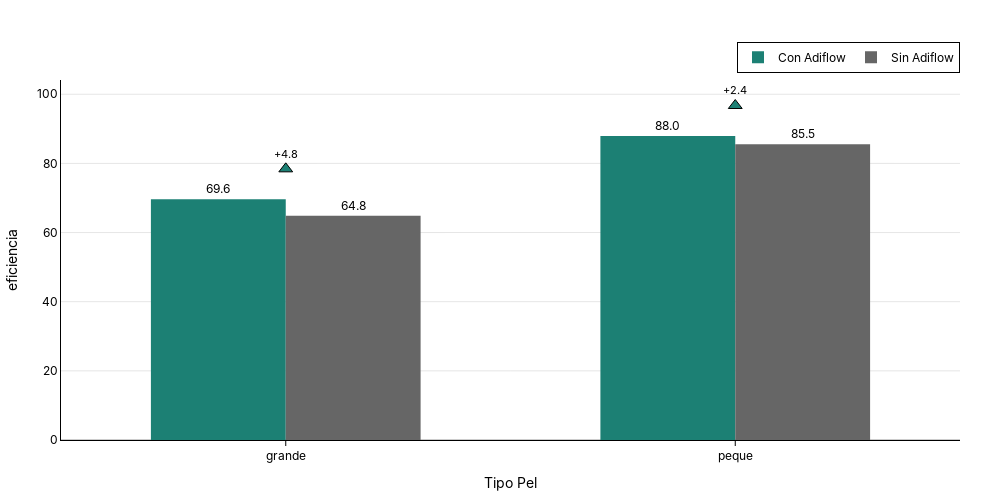

Notebook code cell kept with this figure:
### Code cell
pel = "Tipo Pel"
data_by_pel_data = group_by(df=data, cols=[pel])
cambios_by_pel_data = calcular_cambio_porcentual(data_by_pel_data, cols=[pel])

fig = plot_bar(df=data_by_pel_data.round(2),
         x_col="Tipo Pel",
         y_col="eficiencia",
         group_col="Inclusión adiflow",
         cat_base="Sin Adiflow",
         show_delta=True,
         hover_data_cols=["tot_ton_pel"])
fig.show()
s3.save_plotly_html(fig, "tipo_pel.html")

### Figure 1 — Plotly figure (JSON) as saved in the notebook; plotly's stock layout.template omitted (floating-point values rounded to 4 significant figures)
{"data": [{"customdata": [["grande", "Con Adiflow", "5321.24"], ["peque", "Con Adiflow", "2831.96"]], "hovertemplate": "<b>Tipo Pel:</b> %{customdata[0]}<br><b>eficiencia:</b> %{y:.1f}<br><b>Inclusión adiflow:</b> %{customdata[1]}<br><b>tot_ton_pel:</b> %{customdata[2]}<extra></extra>", "marker": {"color": "#1C8074", "line": {"width": 0}}, "name": "Con Adiflow", "text": [69.63, 87.95], "textposition": "outside", "texttemplate": "%{text:.1f}", "type": "bar", "x": ["grande", "peque"], "y": [69.63, 87.95]}, {"customdata": [["grande", "Sin Adiflow", "4923.19"], ["peque", "Sin Adiflow", "2600.41"]], "hovertemplate": "<b>Tipo Pel:</b> %{customdata[0]}<br><b>eficiencia:</b> %{y:.1f}<br><b>Inclusión adiflow:</b> %{customdata[1]}<br><b>tot_ton_pel:</b> %{customdata[2]}<extra></extra>", "marker": {"color": "#666666", "line": {"width": 0}}, "name": "Sin Adiflow", "text": [64.83, 85.55], "textposition": "outside", "texttemplate": "%{text:.1f}", "type": "bar", "x": ["grande", "peque"], "y": [64.83, 85.55]}, {"hoverinfo": "skip", "marker": {"color": ["#1C8074", "#1C8074"], "line": {"color": "black", "width": 1}, "size": 12, "symbol": ["triangle-up", "triangle-up"]}, "mode": "markers+text", "showlegend": false, "text": ["+4.8", "+2.4"], "textfont": {"color": "black", "size": 11}, "textposition": "top center", "type": "scatter", "x": ["grande", "peque"], "y": [78.42, 96.75]}], "layout": {"bargap": 0.4, "barmode": "group", "font": {"color": "black", "family": "Inter, Arial, sans-serif"}, "height": 500, "hoverlabel": {"bgcolor": "white", "bordercolor": "black", "font": {"color": "black"}}, "legend": {"bgcolor": "rgba(255,255,255,0.8)", "bordercolor": "black", "borderwidth": 1, "font": {"color": "black"}, "orientation": "h", "title": {"text": ""}, "x": 1, "xanchor": "right", "y": 1.02, "yanchor": "bottom"}, "margin": {"b": 40, "l": 40, "r": 40, "t": 80}, "paper_bgcolor": "rgba(0,0,0,0)", "plot_bgcolor": "rgba(0,0,0,0)", "title": {"font": {"color": "black"}, "text": "<b><b>", "x": 0.5, "xanchor": "center", "y": 0.95, "yanchor": "top"}, "width": 1000, "xaxis": {"categoryarray": ["grande", "peque"], "categoryorder": "array", "linecolor": "black", "linewidth": 1, "showline": true, "tickcolor": "black", "tickfont": {"color": "black"}, "ticks": "outside", "title": {"font": {"color": "black"}, "text": "Tipo Pel"}}, "yaxis": {"gridcolor": "rgba(0,0,0,0.1)", "linecolor": "black", "linewidth": 1, "showgrid": true, "showline": true, "tickfont": {"color": "black"}, "title": {"font": {"color": "black"}, "text": "eficiencia"}, "zeroline": true, "zerolinecolor": "rgba(0,0,0,0.2)"}}}
